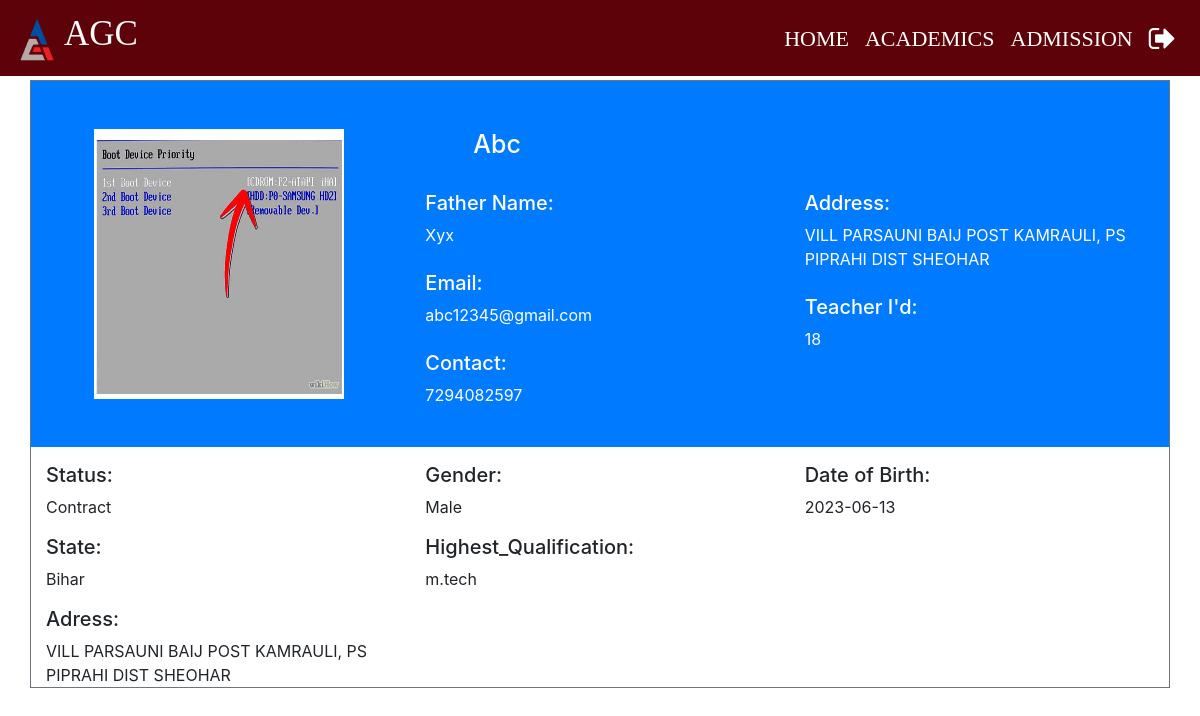
/Admin/display-teacher.php?teacher_id=18 (signed in), run on the app's committed database.
### tables this page shows
CREATE TABLE `teacher_info` (
  `teacher_id` int(11) NOT NULL,
  `department` varchar(30) NOT NULL,
  `designation` varchar(30) NOT NULL,
  `appointment_type` varchar(30) NOT NULL,
  `employee_name` varchar(30) NOT NULL,
  `father_name` varchar(50) NOT NULL,
  `hq` varchar(30) NOT NULL,
  `employee_role` varchar(30) NOT NULL,
  `employee_code` varchar(30) NOT NULL,
  `doj` varchar(30) NOT NULL,
  `email` varchar(30) NOT NULL,
  `phone_no` varchar(11) NOT NULL,
  `profile_image` blob NOT NULL,
  `teacher_status` varchar(10) NOT NULL,
  `marital_status` varchar(30) NOT NULL,
  `dob` varchar(15) NOT NULL,
  `gender` varchar(10) NOT NULL,
  `address` varchar(100) NOT NULL,
  `city` varchar(100) NOT NULL,
  `country` varchar(50) NOT NULL,
  `state` varchar(20) NOT NULL,
  `unet` varchar(30) NOT NULL,
  `hire_date` varchar(10) NOT NULL
);

### Admin/display-teacher.php (the view, shortened to what this page needs)
<?php
	if ($_SESSION["LoginAdmin"] && !$_SESSION['LoginTeacher'])
	{
		$teacher_id=$_GET['teacher_id'];
	}
	require_once "../connection/connection.php";
?>
<!doctype html>
<html lang="en">
	<head>
	</head>
	<body>
		<?php include('../common/common-header.php') ?>
	<?php
		if($teacher_id){
			$query="select * from teacher_info where teacher_id='$teacher_id'";
		}
		else{
			$query="select * from teacher_info where email='$teacher_email'";
		}
		$run=mysqli_query($con,$query);
		while ($row=mysqli_fetch_array($run)) {
	?>
		<div class="container  mt-1 border border-secondary mb-1">
			<div class="row text-white bg-primary pt-5">
				<div class="col-md-4">
					<?php  $profile_image= $row["profile_image"] ?>
					<img class="ml-5 mb-5" height='270px' width='250px' src=<?php echo "images/$profile_image"  ?> >
				</div>
				<div class="col-md-8">
					<h3 class="ml-5"><?php echo $row['employee_name'] ?></h3><br>
					<div class="row">
						<div class="col-md-6">
							<h5>Father Name:</h5> <?php echo $row['father_name']  ?><br><br>
							<h5>Email:</h5> <?php echo $row['email']  ?><br><br>
							<h5>Contact:</h5> <?php echo $row['phone_no']  ?><br><br>
						</div>
						<div class="col-md-6">
							<h5>Address:</h5> <?php echo $row['address']  ?><br><br>
							<h5>Teacher I'd:</h5> <?php echo $row['teacher_id']  ?><br><br>
						</div>
					</div>
				</div>
			</div>
			<div class="row pt-3">
				<div class="col-md-4"><h5>Status:</h5> <?php echo $row['teacher_status']  ?></div>
				<div class="col-md-4"><h5>Gender:</h5> <?php echo $row['gender']  ?></div>
				<div class="col-md-4"><h5>Date of Birth:</h5> <?php echo $row['dob']  ?></div>
			</div>
			<div class="row pt-3">
				<div class="col-md-4"><h5>State:</h5> <?php echo $row['state']  ?></div>
				<div class="col-md-4"><h5>Highest_Qualification:</h5> <?php echo $row['hq']  ?></div>
			</div>
			<div class="row pt-3">
				<div class="col-md-4"><h5>Adress:</h5> <?php echo $row['address']  ?></div>
			</div>
		</div>
	<?php } ?>
</body>
</html>

### Css/footer.css (style rules this page uses)
.footer-top h2,h3 { color: #fff; }

### Css/style.css (style rules this page uses)
h3 { font-size: 25px; }

### data on the page
teacher_info: profile_image (picture), employee_name "Abc", father_name "Xyx", email "abc12345@gmail.com", phone_no "7294082597", address "VILL PARSAUNI BAIJ POST KAMRAULI, PS PIPRAHI DIST SHEOHAR", teacher_id "18", teacher_status "Contract", gender "Male", dob "2023-06-13", state "Bihar", hq "m.tech"
